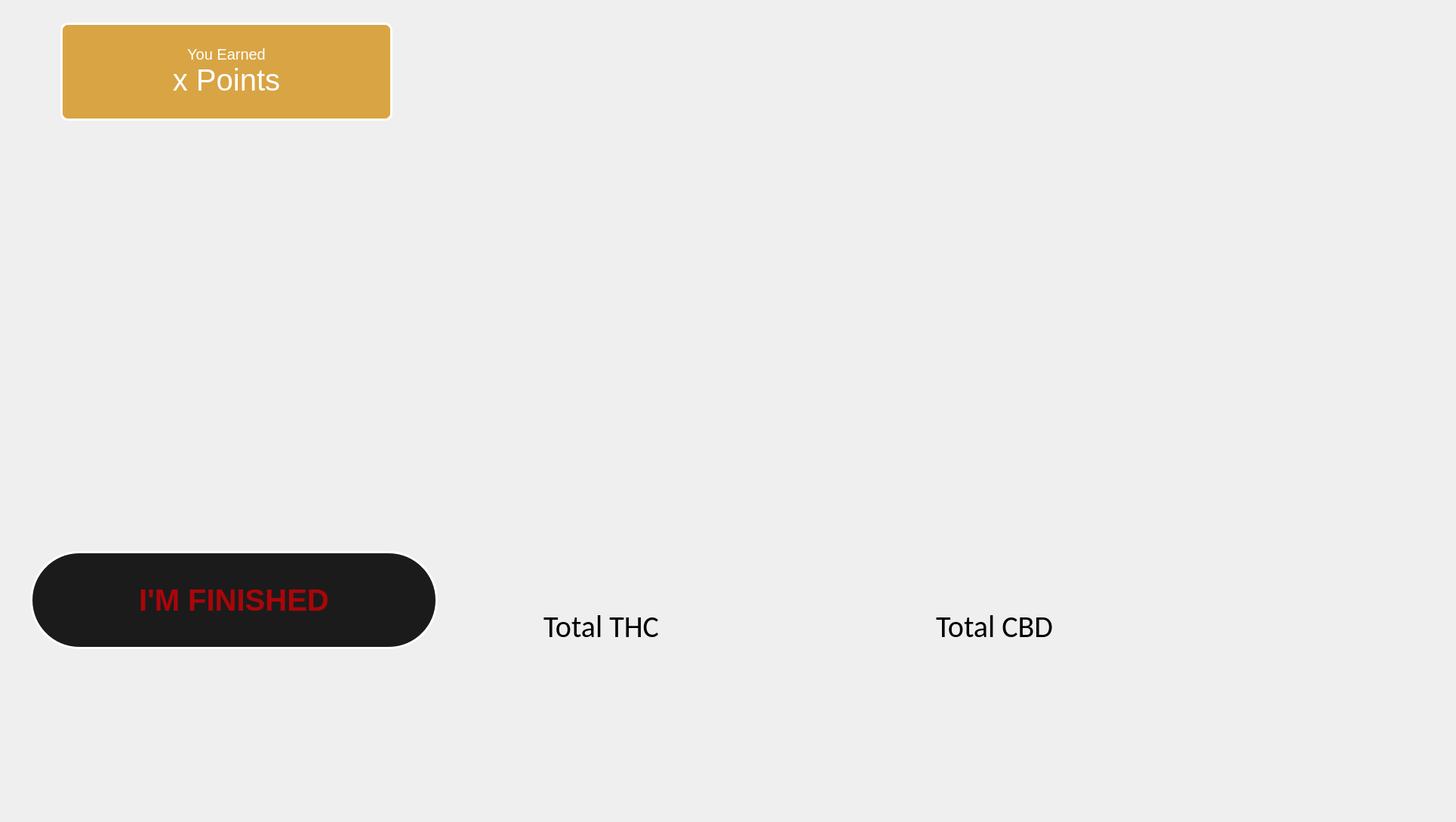
    <widget class="QWidget" name="ResultScreen">
     <widget class="QPushButton" name="finished_test_btn">
      <property name="geometry">
       <rect>
        <x>40</x>
        <y>730</y>
        <width>540</width>
        <height>130</height>
       </rect>
      </property>
      <property name="sizePolicy">
       <sizepolicy hsizetype="Minimum" vsizetype="Fixed">
        <horstretch>0</horstretch>
        <verstretch>0</verstretch>
       </sizepolicy>
      </property>
      <property name="font">
       <font>
        <family>Arial</family>
        <pointsize>30</pointsize>
        <weight>75</weight>
        <italic>false</italic>
        <bold>true</bold>
       </font>
      </property>
      <property name="styleSheet">
       <string notr="true">QPushButton 
{
 border-radius: 65px;
 background-color: rgb(27, 27, 27);
 border: 3px solid white;
 color: rgb(169, 6, 10)
}

QPushButton:pressed 
{
border-radius: 65px;
 background-color: rgb(27, 27, 27);
 border: 6px solid white;
 color: rgb(169, 6, 10)
}

QPushButton:disabled
{
border-radius: 65px;
 background-color: rgb(27, 27, 27);
 border: 6px solid grey;
 color: grey;
}</string>
      </property>
      <property name="text">
       <string>I'M FINISHED</string>
      </property>
     </widget>
     <widget class="QLabel" name="label_4">
      <property name="geometry">
       <rect>
        <x>0</x>
        <y>0</y>
        <width>1920</width>
        <height>1080</height>
       </rect>
      </property>
      <property name="text">
       <string/>
      </property>
      <property name="pixmap">
       <pixmap>CannaCheck_UI_images_1.2/ResultsScreen.png</pixmap>
      </property>
      <property name="scaledContents">
       <bool>true</bool>
      </property>
     </widget>
     <widget class="QLabel" name="TotalThcLbl">
      <property name="geometry">
       <rect>
        <x>720</x>
        <y>790</y>
        <width>450</width>
        <height>80</height>
       </rect>
      </property>
      <property name="font">
       <font>
        <family>Calibri</family>
        <pointsize>30</pointsize>
       </font>
      </property>
      <property name="styleSheet">
       <string notr="true">background-color: rgba(255, 255, 255, 0);</string>
      </property>
      <property name="text">
       <string>Total THC</string>
      </property>
     </widget>
     <widget class="QLabel" name="TotalCbdLbl">
      <property name="geometry">
       <rect>
        <x>1240</x>
        <y>790</y>
        <width>450</width>
        <height>80</height>
       </rect>
      </property>
      <property name="font">
       <font>
        <family>Calibri</family>
        <pointsize>30</pointsize>
       </font>
      </property>
      <property name="styleSheet">
       <string notr="true">background-color: rgba(255, 255, 255, 0);</string>
      </property>
      <property name="text">
       <string>Total CBD</string>
      </property>
     </widget>
     <widget class="QLabel" name="Points_earned_lbl">
      <property name="geometry">
       <rect>
        <x>80</x>
        <y>30</y>
        <width>440</width>
        <height>130</height>
       </rect>
      </property>
      <property name="styleSheet">
       <string notr="true">border-radius: 10px; background-color: #D8A444; border: 3px solid white;color:white</string>
      </property>
      <property name="text">
       <string>&lt;p&gt;&lt;span style=&quot;font-size:20px;&quot;&gt;You Earned&lt;/span&gt;&lt;br&gt;&lt;span style=&quot;font-size:40px;&quot;&gt;x Points&lt;/span&gt;&lt;/p&gt;</string>
      </property>
      <property name="alignment">
       <set>Qt::AlignCenter</set>
      </property>
     </widget>
     <zorder>label_4</zorder>
     <zorder>finished_test_btn</zorder>
     <zorder>TotalThcLbl</zorder>
     <zorder>TotalCbdLbl</zorder>
     <zorder>Points_earned_lbl</zorder>
    </widget>
